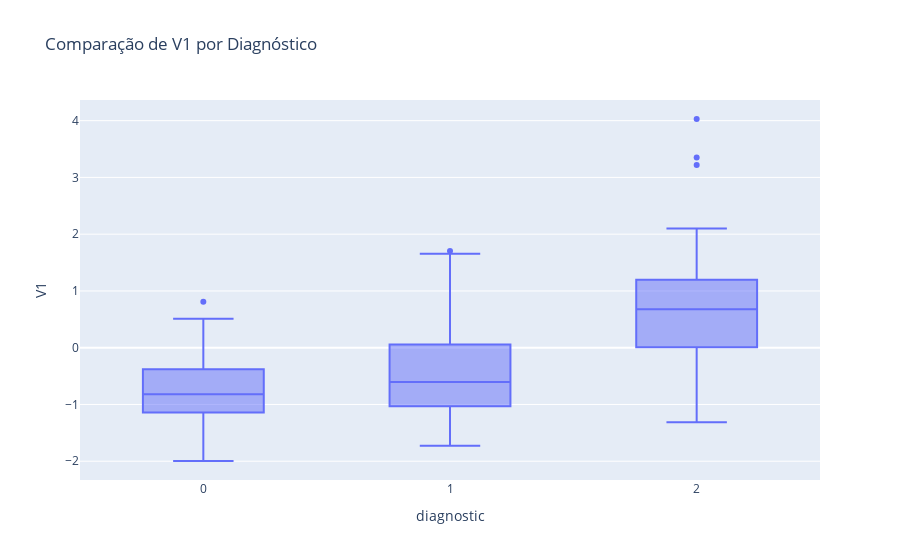

Notebook cell for this chart:
### Code cell
fig = px.box(df, x='diagnostic', y='V1', title='Comparação de V1 por Diagnóstico')
fig.show()

### Figure 1 — Plotly figure (JSON) as saved in the notebook; plotly's stock layout.template omitted (floating-point values rounded to 4 significant figures; data arrays with more than 128 entries replaced by an {"elided": "..."} marker saying what was removed)
{"data": [{"alignmentgroup": "True", "hovertemplate": "diagnostic=%{x}<br>V1=%{y}<extra></extra>", "legendgroup": "", "marker": {"color": "#636efa"}, "name": "", "notched": false, "offsetgroup": "", "orientation": "v", "showlegend": false, "type": "box", "x": {"elided": "310 int values"}, "x0": " ", "xaxis": "x", "y": {"elided": "310 float values"}, "y0": " ", "yaxis": "y"}], "layout": {"boxmode": "group", "legend": {"tracegroupgap": 0}, "title": {"text": "Comparação de V1 por Diagnóstico"}, "xaxis": {"anchor": "y", "domain": [0, 1], "title": {"text": "diagnostic"}}, "yaxis": {"anchor": "x", "domain": [0, 1], "title": {"text": "V1"}}}}
